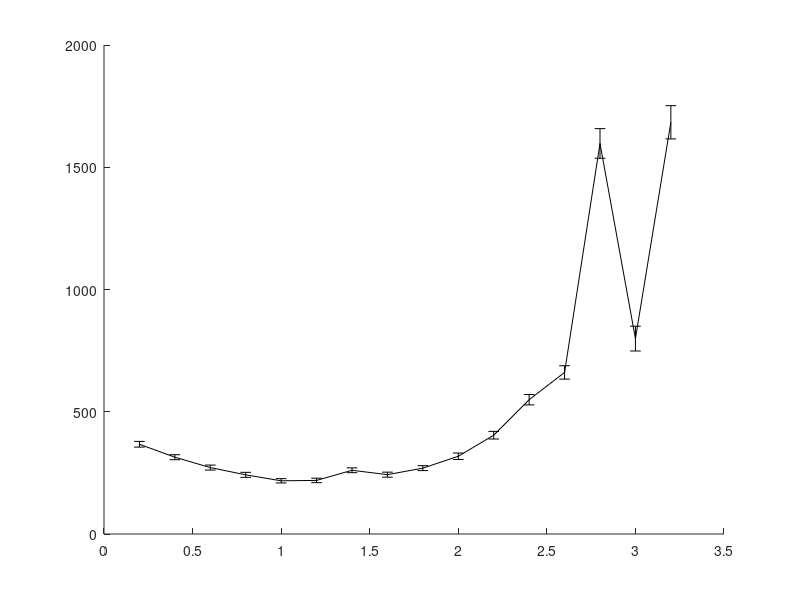

The MATLAB source for this figure: (Note: this script raises an error after producing the figure.)
% Performance comparison between the PCS, GD (with KDL) and the Hybrid
% approach. The experiment is in one scene with obstacles where the start and goal configurations
% are:
% State c_start = {0.5236, 1.74753, -1.8326, -1.4835,	1.5708,	0, 1.004278, 0.2729, 0.9486, -1.15011, 1.81001, -1.97739};
% State c_goal = {0.5236, 0.34907, 0.69813, -1.3963, 1.5708, 0, 0.7096, 1.8032, -1.7061, -1.6286, 1.9143, -2.0155}; // Robot 2 no backflip - Elbow down
% This while benchmarking the maximum step distance.
% With joint limits of the ABB robots.
% last updated: 09/04/17

clear all
clc

%%
planners = {'BiRRT','RRT','LazyRRT','SBL'};
plannerType = planners{1};
switch plannerType
    case 'BiRRT'
        D1 = load('Benchmark_BiRRT_PCS_3poles_rB.txt');
        D2 = load('Benchmark_BiRRT_GD_3poles_rB.txt');
        D3 = load('Benchmark_BiRRT_HB_3poles_rB.txt');
    case 'RRT'
        D1 = load('Benchmark_RRT_PCS_3poles_rB.txt'); D1 = D1(D1(:,3)==1,:);
        D2 = load('Benchmark_RRT_GD_3poles_rB.txt'); D2 = D2(D2(:,3)==1,:);
        D3 = load('Benchmark_RRT_HB_3poles_rB.txt'); D3 = D3(D3(:,3)==1,:);
    case 'LazyRRT'
        D1 = load('Benchmark_LazyRRT_PCS_3poles_rB.txt');
        D2 = load('Benchmark_LazyRRT_GD_3poles_rB.txt'); D2 = D2(D2(:,3)==1,:);
        D3 = load('Benchmark_RRT_HB_3poles_rB.txt');
    case 'SBL'
        D1 = load('Benchmark_SBL_PCS_3poles_rB.txt');
        D2 = load('Benchmark_SBL_GD_3poles_rB.txt');
        D3 = load('Benchmark_SBL_HB_3poles_rB.txt');
end

%% 
disp(['Results for ' plannerType ':']);


%%
% PCS
rd = sort(unique(D1(:,1)));
for i = 1:length(rd)
    M = D1(D1(:,1)==rd(i), 2:end);
    td(i) = mean(M(:,4))*1e3;
    td_ste(i) = 1e3*std(M(:,4))/sqrt(size(M,1));
end

%%
% GD
rg = sort(unique(D2(:,1)));
for i = 1:length(rg)
    M = D2(D2(:,1)==rg(i), 2:end);
%     disp([i-1 rg(i)  size(M,1)])
    tg(i) = mean(M(:,4))*1e3;
    tg_ste(i) = 1e3*std(M(:,4))/sqrt(size(M,1));
end

%%
% HB
rb = sort(unique(D3(:,1)));
for i = 1:length(rb)
    M = D3(D3(:,1)==rb(i), 2:end);
%     disp([i-1 rg(i)  size(M,1)])
    tb(i) = mean(M(:,4))*1e3;
    tb_ste(i) = 1e3*std(M(:,4))/sqrt(size(M,1));
end

%%
disp(' ');
[tdmin, id] = min(td);
[tgmin, ig] = min(tg);
[tbmin, ib] = min(tb);

%%
h = figure(1);
clf
errorbar(rd,td,td_ste,'-k','linewidth',2);
hold on
errorbar(rg,tg,tg_ste,'--k','linewidth',2);
errorbar(rb,tb,tb_ste,':k','linewidth',2);
hold off
ylabel('mean runtime [msec]');
xlabel('max. local-connection distance');
legend('PCS','GD','HB');
% xlim([0 6]);
% xlim([min(rd) max(rd)]);

%% 
sS = rd(id);
tmin = tdmin;
D1 = D1(D1(:,1)==sS, 2:end);
verf = D1(:,1)==1;
suc = D1(:,2)==1;

D = D1;
disp('------------------------------------');
disp('PCS:');
disp(['Results of ' num2str(size(D,1)) ' queries.']);
disp(['Minimum avg. runtime is ' num2str(tmin) 'msec with d = ' num2str(sS) ]);
disp(['Percent of successful queries verified: ' num2str(sum(verf & suc)/sum(suc)*100) '%']);
disp(['Plan distance: ' num2str(D(1,3)) ]);
disp(['Avg. runtime: ' num2str(mean(D(:,4))*1e3)  ' +/- ' num2str(std(D(:,4))/sqrt(size(D,1))*1e3) ' msec ']);
disp(['Min. runtime: ' num2str(min(D(:,4))*1e3) ' msec ']);
disp(['Avg. nodes in path: ' num2str(floor(mean(D(:,10)))) ]);
disp(['Avg. nodes in trees: ' num2str(floor(mean(D(:,11)))) ]);
disp(['Avg. number of projections: ' num2str(floor(mean(D(:,5)))) ]);
disp(['Avg. local-connection time: ' num2str(mean(D(:,12)./D(:,13))*1e3)  ' +/- ' num2str(std(D(:,12)./D(:,13))/sqrt(size(D,1))*1e3) ' msec ']);
disp(['Avg. total local-connection time: ' num2str(mean(D(:,12))*1e3)  ' +/- ' num2str(std(D(:,12))/sqrt(size(D,1))*1e3) ' msec ']);
disp(['Avg. number of local connection checks: ' num2str(mean(D(:,13)))]);
disp(['Avg. collision check time: ' num2str(mean(D(:,8))*1e3) ' msec.']);
disp(['Percent of successful local connections: ' num2str(100*mean(D(:,14)./D(:,13)))]);

%%
sS = rg(ig);
tmin = tgmin;
D2 = D2(D2(:,1)==sS, 2:end);
verf = D2(:,1)==1;
suc = D2(:,2)==1;

D = D2;
disp('------------------------------------');
disp('GD:');
disp(['Results of ' num2str(size(D,1)) ' queries.']);
disp(['Minimum avg. runtime is ' num2str(tmin) 'msec with d = ' num2str(sS) ]);
disp(['Percent of successful queries verified: ' num2str(sum(verf & suc)/sum(suc)*100) '%']);
disp(['Plan distance: ' num2str(D(1,3)) ]);
disp(['Avg. runtime: ' num2str(mean(D(:,4))*1e3)  ' +/- ' num2str(std(D(:,4))/sqrt(size(D,1))*1e3) ' msec ']);
disp(['Min. runtime: ' num2str(min(D(:,4))*1e3) ' msec ']);
disp(['Avg. nodes in path: ' num2str(floor(mean(D(:,10)))) ]);
disp(['Avg. nodes in trees: ' num2str(floor(mean(D(:,11)))) ]);
disp(['Avg. number of projections: ' num2str(floor(mean(D(:,5)))) ]);
disp(['Avg. local-connection time: ' num2str(mean(D(:,12)./D(:,13))*1e3)  ' +/- ' num2str(std(D(:,12)./D(:,13))/sqrt(size(D,1))*1e3) ' msec ']);
disp(['Avg. total local-connection time: ' num2str(mean(D(:,12))*1e3)  ' +/- ' num2str(std(D(:,12))/sqrt(size(D,1))*1e3) ' msec ']);
disp(['Avg. number of local connection checks: ' num2str(mean(D(:,13)))]);
disp(['Avg. collision check time: ' num2str(mean(D(:,8))*1e3) ' msec.']);
disp(['Percent of successful local connections: ' num2str(100*mean(D(:,14)./D(:,13)))]);

%%
sS = rb(ib);
tmin = tbmin;
D3 = D3(D3(:,1)==sS, 2:end);
verf = D3(:,1)==1;
suc = D3(:,2)==1;

D = D3;
disp('------------------------------------');
disp('HB:');
disp(['Results of ' num2str(size(D,1)) ' queries.']);
disp(['Minimum avg. runtime is ' num2str(tmin) 'msec with d = ' num2str(sS) ]);
disp(['Percent of successful queries verified: ' num2str(sum(verf & suc)/sum(suc)*100) '%']);
disp(['Plan distance: ' num2str(D(1,3)) ]);
disp(['Avg. runtime: ' num2str(mean(D(:,4))*1e3)  ' +/- ' num2str(std(D(:,4))/sqrt(size(D,1))*1e3) ' msec ']);
disp(['Min. runtime: ' num2str(min(D(:,4))*1e3) ' msec ']);
disp(['Avg. nodes in path: ' num2str(floor(mean(D(:,10)))) ]);
disp(['Avg. nodes in trees: ' num2str(floor(mean(D(:,11)))) ]);
disp(['Avg. number of projections: ' num2str(floor(mean(D(:,5)))) ]);
disp(['Avg. local-connection time: ' num2str(mean(D(:,12)./D(:,13))*1e3)  ' +/- ' num2str(std(D(:,12)./D(:,13))/sqrt(size(D,1))*1e3) ' msec ']);
disp(['Avg. total local-connection time: ' num2str(mean(D(:,12))*1e3)  ' +/- ' num2str(std(D(:,12))/sqrt(size(D,1))*1e3) ' msec ']);
disp(['Avg. number of local connection checks: ' num2str(mean(D(:,13)))]);
disp(['Avg. collision check time: ' num2str(mean(D(:,8))*1e3) ' msec.']);
disp(['Percent of successful local connections: ' num2str(100*mean(D(:,14)./D(:,13)))]);

%%
disp(' ');
disp(['Best speed-up: t_{pcs}/t_{gd} = ' num2str(tdmin/tgmin) ]);
disp(['Best speed-up: t_{hb}/t_{gd} = ' num2str(tbmin/tgmin) ]);
disp(['Best speed-up: t_{hb}/t_{pcs} = ' num2str(tbmin/tdmin) ]);

%%
%%
%%
% PCS
td = D1(:,4);
maxT = max(td);
T1 = linspace(0,maxT,100);
T1 = T1(2:end);
for i = 1:length(T1)
    sd = td < T1(i);
    md(i) = mean(td(sd));
    Md(i) = 1-sum(sd)/length(td);
end
%%
% GD
tg = D2(:,4);
maxT = max(tg);
T2 = linspace(0,maxT,1000);
T2 = T2(2:end);
for i = 1:length(T2)
    sg = tg < T2(i);
    mg(i) = mean(tg(sg));
    Mg(i) = 1-sum(sg)/length(tg);
end

%%
% HB
tb = D3(:,4);
maxT = max(tg);
T3 = linspace(0,maxT,1000);
T3 = T3(2:end);
for i = 1:length(T3)
    sb = tb < T3(i);
    mb(i) = mean(tb(sb));
    Mb(i) = 1-sum(sb)/length(tb);
end

%%
h = figure(2);
clf
plot(T1,Md*100,'-k','linewidth',2);
hold on
plot(T2,Mg*100,'--k','linewidth',2);
plot(T3,Mb*100,':k','linewidth',2);
hold off
xlabel('maximum runtime [sec]');
ylabel('failure rate [%]');
legend('PCS','GD','HB');
xlim([0 max([T1 T2])]);
title(plannerType);
